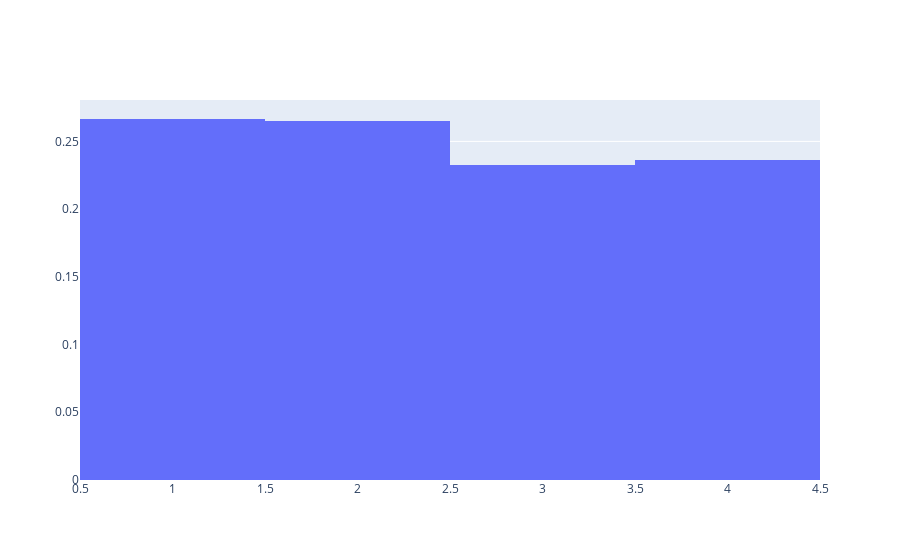

The notebook cell this image was saved under:
### Code cell
fig = go.Figure(data=[go.Histogram(x=df['creation_date'], histnorm='probability')])
fig.show()

### Figure 1 — Plotly figure (JSON) as saved in the notebook; plotly's stock layout.template omitted (floating-point values rounded to 4 significant figures; data arrays with more than 128 entries replaced by an {"elided": "..."} marker saying what was removed)
{"data": [{"histnorm": "probability", "type": "histogram", "x": {"elided": "100000 int values"}}], "layout": {}}
